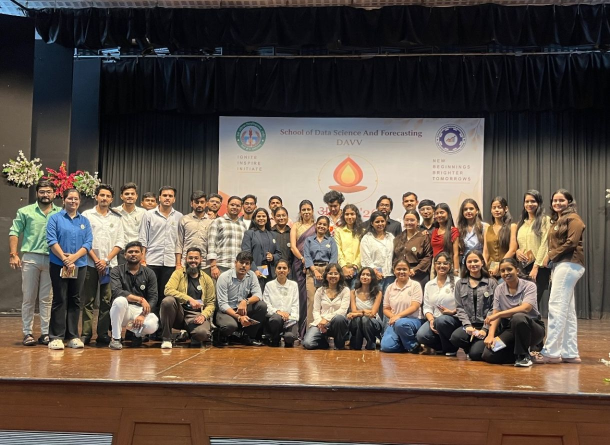
#> input picture photoes/Induction 2026/IMG-20260918-WA0007.jpg, 1220 x 890 px (shown at 1/2 size); its folder holds 4 pictures in this run
$ python optimize_induction_images.py
#> lines starting #> are read from the running program, lines starting #| are printed output that depends on the picture
import os
import sys
from PIL import Image, ImageOps

# helper script to resize & compress high-res induction photos for web
def process_images():
    script_dir = os.path.dirname(os.path.abspath(__file__))
    base_dir = os.path.join(script_dir, "photoes", "Induction 2026")
    thumbs_dir = os.path.join(base_dir, "thumbs")
    optimized_dir = os.path.join(base_dir, "optimized")

    os.makedirs(thumbs_dir, exist_ok=True)
    os.makedirs(optimized_dir, exist_ok=True)

    extensions = ('.jpg', '.jpeg', '.png', '.webp')
    files = [f for f in os.listdir(base_dir) if f.lower().endswith(extensions) and os.path.isfile(os.path.join(base_dir, f))]

    print(f"Processing {len(files)} induction images...")

    total_orig = 0
    total_opt = 0
    total_thumb = 0

    for idx, filename in enumerate(files, 1):
        src_path = os.path.join(base_dir, filename)
        orig_size = os.path.getsize(src_path)
        total_orig += orig_size

        thumb_path = os.path.join(thumbs_dir, filename)
        opt_path = os.path.join(optimized_dir, filename)

        try:
            with Image.open(src_path) as img:
                # Transpose EXIF orientation so photos aren't rotated
#> img is the input picture: PIL image 1220x890 RGB; mean R, G, B 96.4, 82.7, 71.7
                img = ImageOps.exif_transpose(img)

                if img.mode in ("RGBA", "P"):
                    img_rgb = img.convert("RGB")
                else:
                    img_rgb = img

                # 1. Optimized display version (max 1600px width/height)
                opt_img = img_rgb.copy()
                opt_img.thumbnail((1600, 1600), Image.Resampling.LANCZOS)
                opt_img.save(opt_path, "JPEG", quality=82, optimize=True, progressive=True)
                opt_size = os.path.getsize(opt_path)
                total_opt += opt_size

                # 2. Thumbnail version (max 400px width/height)
                thumb_img = img_rgb.copy()
                thumb_img.thumbnail((400, 400), Image.Resampling.LANCZOS)
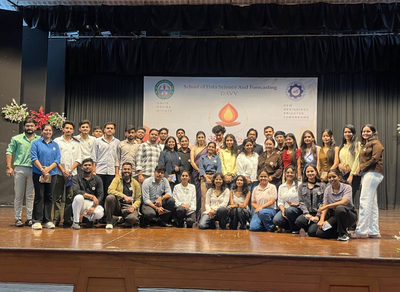
#> thumb_img: PIL image 400x292 RGB; mean R, G, B 96.4, 82.7, 71.7
                thumb_img.save(thumb_path, "JPEG", quality=75, optimize=True)
                thumb_size = os.path.getsize(thumb_path)
                total_thumb += thumb_size

                print(f"[{idx}/{len(files)}] {filename}: {orig_size//1024}KB -> opt: {opt_size//1024}KB, thumb: {thumb_size//1024}KB")
        except Exception as e:
            print(f"Error processing {filename}: {e}", file=sys.stderr)
#> pass 2 of the loop in process_images, `for idx, filename in enumerate(files, 1):`:
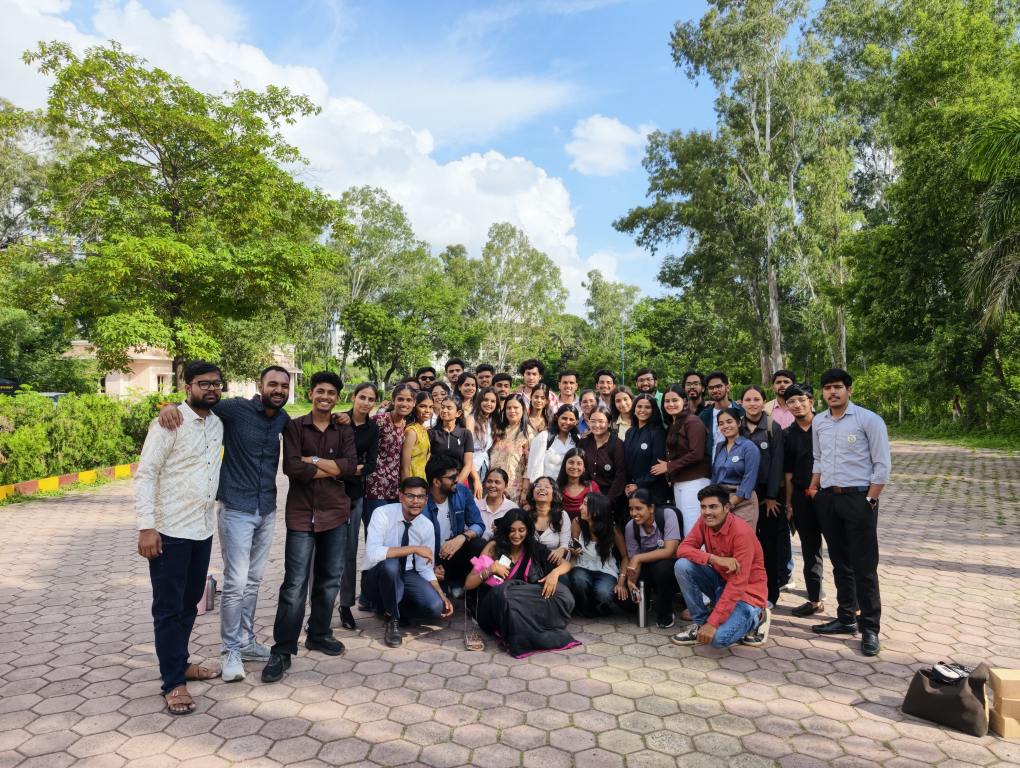
#> input picture photoes/Induction 2026/IMG-20260918-WA0010.jpg, 4080 x 3072 px (shown at 1/4 size)
#> in process_images, img is the input picture: PIL image 4080x3072 RGB; mean R, G, B 130.4, 132.9, 116.2
#> in process_images, `thumb_img.thumbnail((400, 400), Image.Resampling.LANCZOS)`:
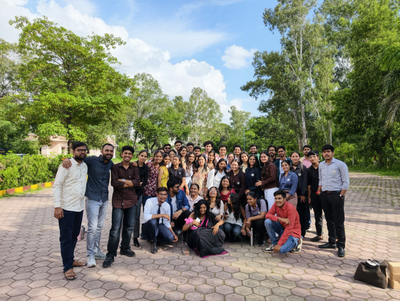
#> thumb_img: PIL image 400x301 RGB; mean R, G, B 130.4, 132.8, 116.2
#> pass 3 of the loop in process_images, `for idx, filename in enumerate(files, 1):`:
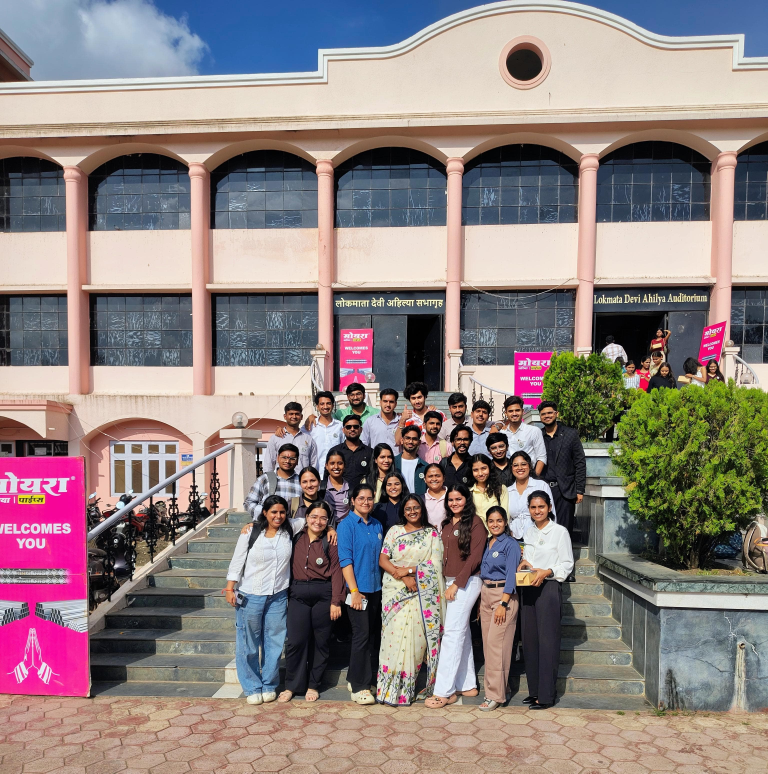
#> input picture photoes/Induction 2026/IMG-20260918-WA0017.jpg, 3072 x 3094 px (shown at 1/4 size)
#> in process_images, img is the input picture: PIL image 3072x3094 RGB; mean R, G, B 143.2, 129.7, 128.8
#> in process_images, `opt_img.thumbnail((1600, 1600), Image.Resampling.LANCZOS)`:
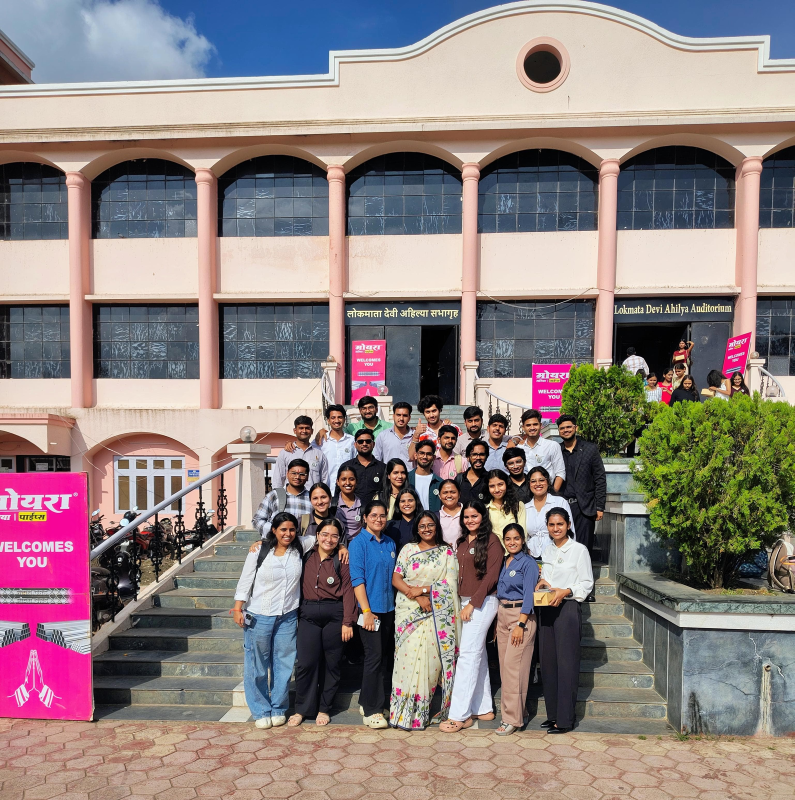
#> opt_img: PIL image 1589x1600 RGB (shown at 1/2 size); mean R, G, B 143.2, 129.7, 128.8
#> in process_images, `thumb_img.thumbnail((400, 400), Image.Resampling.LANCZOS)`:
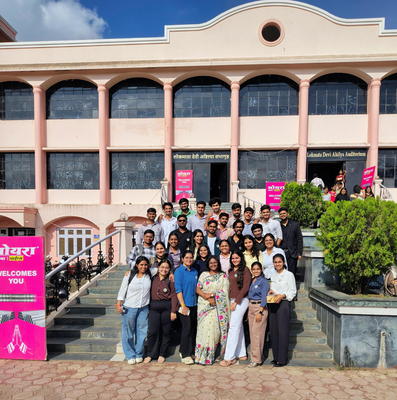
#> thumb_img: PIL image 397x400 RGB; mean R, G, B 143.1, 129.6, 128.7
#> the loop made 4 passes; the first 3 are shown

    print("-" * 50)
    print(f"Original total size : {total_orig / (1024*1024):.2f} MB")
    print(f"Optimized total size: {total_opt / (1024*1024):.2f} MB ({(1 - total_opt/total_orig)*100:.1f}% reduction)")
    print(f"Thumbs total size   : {total_thumb / (1024*1024):.2f} MB ({(1 - total_thumb/total_orig)*100:.1f}% reduction)")

if __name__ == "__main__":
    process_images()
